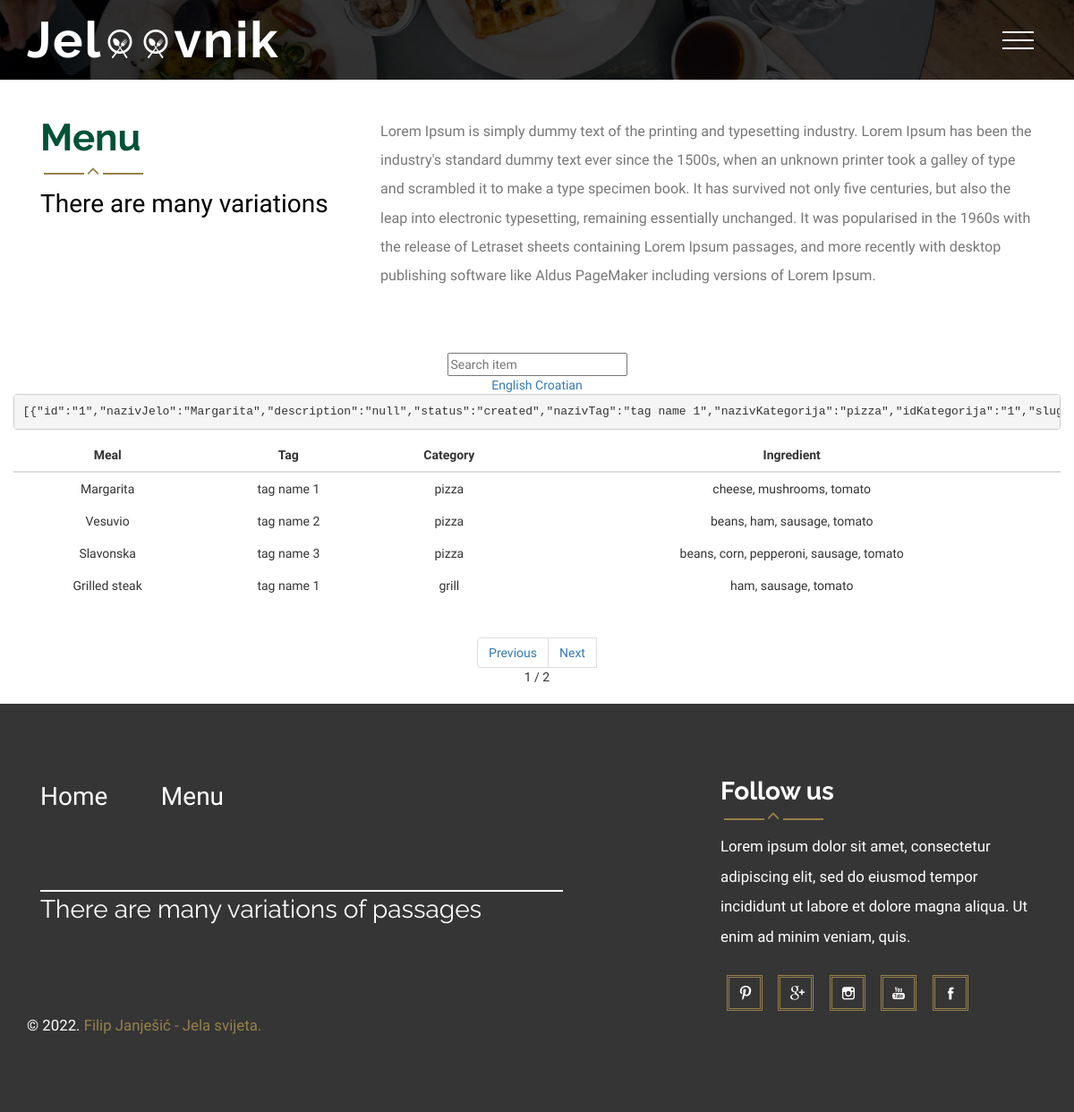
Page /menu.php on the committed database.
### tables this page shows
create table jelo(

	sifra int not null primary key auto_increment,
	nazivJelo varchar (50) not null,
	NazivJelo_en varchar(50) not null,
	opis varchar(50),
	cijena int,
	tag int not null,
	status varchar(15) not null default 'created',
	vrijeme_kreiranja int not null,
	kategorija int null

);

create table tag(

	sifra int not null primary key auto_increment,
	nazivTag varchar(50) not null,
	nazivTag_en varchar(50) not null,
	slug varchar(50) not null

);

create table kategorija(

	sifra int not null primary key auto_increment,
	nazivKategorija varchar(50) not null,
	nazivKategorija_en varchar(50) not null,
	slug varchar(50) not null

);

### lang/en.php (called while the page is built)
<?php
$lang=array(
	'hello' => 'Hello',
	'home' => 'Home',
	'menu' => 'Menu',
	'contact' => 'Contact',
	'hello1' => 'Hello And Welcome To Jela Svijeta',
	'about' => 'About',
	'variation' => 'There are many variations',
	'food' => 'Food',
	'follow' => 'Follow us',
	'variation1' => 'There are many variations of passages',
	'design' => 'Design by',
	'previous' => 'Previous',
	'next' => 'Next',
	'term' => 'Search item',
	'meal' => 'Meal',
	'tag' => 'Tag',
	'category' => 'Category',
	'ingredient' => 'Ingredient'
);
?>

### menu.php (the view, shortened to what this page needs)
<?php include_once 'konfiguracija.php';
$per_page = isset($_GET["per_page"]) ? $_GET["per_page"] : 4;
$page = isset($_GET["page"]) ? $_GET["page"] : 1;
$diff_time = isset($_GET["diff_time"]) ? $_GET["diff_time"] : 1525080845;
?>
<!DOCTYPE html>
<html>
<head>
  <?php include_once 'include/head.php'; ?>
</head>
<body>
  <?php include_once 'include/menu-menu.php'; ?>
  <?php include_once 'include/content-menu.php'; ?>
  <section class="head index-part-1">
    <div class="wow">
      <div class="container">
        <div class="row">
         <div class="font-1 helmet text-center">
           <form method="get">
            <input type="text" name="with"
            placeholder="<?php echo $lang['term'];?>"
            value="<?php echo isset($_GET["with"]) ? $_GET["with"] : "" ?>" />
          </form>
          <ul>
           <a href="?lang=en">English</a>
           <a href="?lang=hr">Croatian</a>
         </ul>
         <?php
         $with = "%" . (isset($_GET["with"]) ? $_GET["with"] : "") . "%";
         switch($_SESSION['lang']){
          case "en":
          $izraz1 = $veza->prepare("
            select
            count(DISTINCT a.sifra)
            from jelo a
            inner join tag b on a.tag=b.sifra
            inner join kategorija c on a.kategorija=c.sifra
            inner join jelo_sastojak d on a.sifra=d.jelo
            inner join sastojak e on d.sastojak=e.sifra
            where concat(a.nazivJelo_en,b.nazivTag_en,c.nazivKategorija_en,e.nazivSastojak_en) like :with");
          $izraz1->execute(array("with"=>$with));
          $ukupnoRedova = $izraz1->fetchColumn();
          $ukupnoStranica = ceil($ukupnoRedova/$per_page);
          break;
        }
        ?>
        <div class="table-responsive">
          <table class="table">
            <thead>
              <tr>
                <th><?php echo $lang['meal'];?></th>
                <th><?php echo $lang['tag'];?></th>
                <th><?php echo $lang['category'];?></th>
                <th><?php echo $lang['ingredient'];?></th>
              </tr>
            </thead>
            <tbody>
              <?php
              switch($_SESSION['lang']){
                case "en":
                $izraz1 = $veza->prepare("
                  select
                    a.sifra as id,
                    a.nazivJelo_en as nazivJelo,
                    a.opis as description,
                    a.status,
                    b.nazivTag_en as nazivTag,
                    c.nazivKategorija_en as nazivKategorija,
                    c.sifra as idKategorija,
                    c.slug,
                    GROUP_CONCAT(DISTINCT e.nazivSastojak_en SEPARATOR ', ') as nazivSastojak,
                    e.sifra,
                    e.slug
                  from jelo a
                  inner join tag b on a.tag=b.sifra
                  inner join kategorija c on a.kategorija=c.sifra
                  inner join jelo_sastojak d on a.sifra=d.jelo
                  inner join sastojak e on d.sastojak=e.sifra
                  where concat(a.nazivJelo_en,b.nazivTag_en,c.nazivKategorija_en,e.nazivSastojak_en) like :with
                  AND a.vrijeme_kreiranja >'" . $diff_time . "'
                  group by a.sifra, a.nazivJelo_en order by 1 limit :page, :per_page
                  ");
                $izraz1->bindValue("page", $page * $per_page -  $per_page , PDO::PARAM_INT);
                $izraz1->bindValue("per_page", $per_page, PDO::PARAM_INT);
                $izraz1->bindParam("with", $with);
                $izraz1->execute();
                $rezultati = $izraz1->fetchAll(PDO::FETCH_OBJ);
                $json = json_encode($rezultati);
                echo '<pre>';
                print_r($json);
                echo '</pre>';
                break;
              }
              ?>
              <?php
              foreach ($rezultati as $red):
               ?>
               <tr>
                <td><?php echo $red->nazivJelo; ?></td>
                <td><?php echo $red->nazivTag; ?></td>
                <td><?php echo $red->nazivKategorija; ?></td>
                <td><?php echo $red->nazivSastojak; ?></td>
              </tr>
            <?php endforeach; ?>
          </tbody>
        </table>
        <?php
        if($ukupnoRedova>$per_page){
          include 'paginacija.php';
        }
        ?>
      </div>
    </div>
  </div>
</div>
</div>
</section>
<?php include_once 'include/footer.php'; ?>
</body>
</html>

### include/head.php (shortened to what this page needs)
<link href="css/bootstrap.css" rel="stylesheet" type="text/css" media="all" />
<link href="css/style.css" rel="stylesheet" type="text/css" media="all" />
<link href="css/styles.css" rel="stylesheet">
	<link rel="stylesheet" type="text/css" href="css/component.css" />
<link href="css/animate.min.css" rel="stylesheet">

### include/menu-menu.php (shortened to what this page needs)
<div class="header head">
	<div class="container">
		<div class="logo animated wow pulse" data-wow-duration="1000ms" data-wow-delay="500ms">
			<h1><a href="index.php"><span>Jel</span><img src="images/oo.png" alt=""><img src="images/oo.png" alt="">vnik</a></h1>
		</div>
		<div class="nav-icon">
			<a href="#" class="navicon"></a>
		</div>
	<div class="clearfix"></div>
	</div></div>

### include/content-menu.php
<div class="menu">
	<div class="container">
		<div class="menu-top">
			<div class="col-md-4 menu-left animated wow fadeInLeft" data-wow-duration="1000ms" data-wow-delay="500ms">
				<h3><?php echo $lang['menu'];?></h3>
				<label><i class="glyphicon glyphicon-menu-up"></i></label>
				<span><?php echo $lang['variation'];?></span>
			</div>
			<div class="col-md-8 menu-right animated wow fadeInRight" data-wow-duration="1000ms" data-wow-delay="500ms">
				<p>Lorem Ipsum is simply dummy text of the printing and typesetting industry. Lorem Ipsum has been the industry's standard dummy text ever since the 1500s, when an unknown printer took a galley of type and scrambled it to make a type specimen book. It has survived not only five centuries, but also the leap into electronic typesetting, remaining essentially unchanged. It was popularised in the 1960s with the release of Letraset sheets containing Lorem Ipsum passages, and more recently with desktop publishing software like Aldus PageMaker including versions of Lorem Ipsum.</p>
			</div>
			<div class="clearfix"> </div>
		</div>
	</div>
</div>

### paginacija.php (shortened to what this page needs)
<ul class="pagination text-center">
  <li class="pagination-previous"><a href="?per_page=<?php echo $per_page;?>&page=<?php echo $page - 1; ?>&with=<?php echo isset($_GET["with"]) ? $_GET["with"] : "" ?>&diff_time=<?php echo $diff_time;?>"><?php echo $lang['previous'];?></a></li>
  <li class="pagination-next"><a href="?per_page=<?php echo $per_page;?>&page=<?php echo $page + 1; ?>&with=<?php echo isset($_GET["with"]) ? $_GET["with"] : "" ?>&diff_time=<?php echo $diff_time;?>"><?php echo $lang['next'];?></a></li><br>
     <li><?php echo $page ?> / <?php echo $ukupnoStranica; ?></li>
</ul>

### include/footer.php
<div class="footer">
		<div class="container">
			<div class="footer-head">
				<div class="col-md-8 footer-top animated wow fadeInRight" data-wow-duration="1000ms" data-wow-delay="500ms">
					<ul class=" in">
						<li><a href="index.php"><?php echo $lang['home'];?></a></li>
						<li><a  href="menu.php"><?php echo $lang['menu'];?></a></li>
					</ul>
						<span><?php echo $lang['variation1'];?></span>
				</div>
				<div class="col-md-4 footer-bottom  animated wow fadeInLeft" data-wow-duration="1000ms" data-wow-delay="500ms">
					<h2><?php echo $lang['follow'];?></h2>
					<label><i class="glyphicon glyphicon-menu-up"></i></label>
					<p>Lorem ipsum dolor sit amet, consectetur adipiscing elit, sed do eiusmod tempor incididunt ut labore et dolore magna aliqua. Ut enim ad minim veniam, quis.</p>
					<ul class="social-ic">
						<li><a href="#"><i></i></a></li>
						<li><a href="#"><i class="ic"></i></a></li>
						<li><a href="#"><i class="ic1"></i></a></li>
						<li><a href="#"><i class="ic2"></i></a></li>
						<li><a href="#"><i class="ic3"></i></a></li>
					</ul>
				</div>
			<div class="clearfix"> </div>
			</div>
			<p class="footer-class animated wow bounce" data-wow-duration="1000ms" data-wow-delay="500ms">&copy; 2022. <a href="https://github.com/Filip-Janjesic/Factory-Jela_Svijeta"> Filip Janješić - Jela svijeta. </a>  </p>
		</div>
	</div>

### css/style.css (style rules this page uses)
body { background:#fff; font-family: 'Open Sans Condensed', sans-serif; }
body a { transition: 0.5s all; -webkit-transition: 0.5s all; -o-transition: 0.5s all; -moz-transition: 0.5s all; -ms-transition: 0.5s all; }
ul { padding: 0; margin: 0; }
h1,h2,h3,h4,h5,h6,label,p { margin:0; }
.logo { float:left; }
.logo h1 { font-family: 'Raleway', sans-serif; font-size: 4em; font-weight: 700; letter-spacing: 2px; }
.logo a { color: #fff; text-decoration:none; }
.logo a img { margin: 0px 4px; }
.nav-icon { float: right; margin-top: 1.5em; }
.header { background:url(../images/2.jpg) no-repeat left; width:100%; background-size:cover; min-height:750px; display:block; padding-top: 1em; }
.head { min-height:89px; }
.footer { background-color: #353535; padding: 6em 0; }
ul.in li { display:inline-block; }
ul.in li a { color: #FFFFFF; font-size: 2em; text-decoration: none; padding: 0 2em 0 0; display: block; }
.footer-top span { font-size: 2em; color: #fff; font-family: 'Raleway', sans-serif; border-top: 2px solid #fff; width: 80%; display: block; margin: 3em 0; }
p.footer-class { font-size: 1.2em; color: #fff; }
p.footer-class a { text-decoration:none; color:#97824B; }
.footer-bottom h2 { font-size: 2em; color: #fff; font-family: 'Raleway', sans-serif; font-weight: 700; line-height: 1em; }
.footer-bottom p { font-size:1.2em; color:#fff; margin-bottom: 1.5em; line-height:2em; }
.footer-bottom label { display: block; margin: 0.4em 0; }
.footer-bottom label:before, .footer-bottom label:after { width: 45px; height: 2px; display: inline-block; vertical-align: middle; content: ""; margin: 0 1%; background-color: #97824b; }
.footer-bottom i { font-size: 1em; color: #97824b; }
.social-ic li { display:inline-block; }
.social-ic li a i { width: 40px; height: 40px; display: block; background: url(../images/img-sprite.png)no-repeat 0px 2px; margin: 0 0.5em; transition: 0.5s all; -webkit-transition: 0.5s all; -o-transition: 0.5s all; -moz-transition: 0.5s all; -ms-transition: 0.5s all; border:3px double #97824b; }
.social-ic li a i.ic { background: url(../images/img-sprite.png)no-repeat -75px 2px; }
.social-ic li a i.ic1 { background: url(../images/img-sprite.png)no-repeat -145px 2px; }
.social-ic li a i.ic2 { background: url(../images/img-sprite.png)no-repeat -229px 2px; }
.social-ic li a i.ic3 { background: url(../images/img-sprite.png)no-repeat -305px 2px; }
.menu-top { padding: 0em 0 2em; }
.menu-left h3 { font-size:3em; color: #005238; font-family: 'Raleway', sans-serif; font-weight:700; }
.menu-left span { font-size:2em; color:#000; }
.menu-right p { font-size:1.15em; color:#777; line-height: 2em; }
.menu-left label { display: block; margin: 0.4em 0; }
.menu-left label:before,.menu-left label:after { width: 45px; height: 2px; display: inline-block; vertical-align: middle; content: ""; margin: 0 1%; background-color: #97824b; }
.menu-left i { font-size:1em; color:#97824b; }
.menu { padding: 3em 0; }
.table > thead > tr > th, .table > tbody > tr > th, .table > tfoot > tr > th, .table > thead > tr > td, .table > tbody > tr > td, .table > tfoot > tr > td { padding: 8px; line-height: 1.42857143; vertical-align: top; border-top: none; }

### css/styles.css (style rules this page uses)
body { background:#fff; font-family: 'Open Sans Condensed', sans-serif; }
.navicon { background: transparent; position: relative; height: 30px; display: inline-block; z-index: 99; -webkit-transition: linear 0.5s all; transition: linear 0.5s all; width:50px; }
.navicon:before, .navicon:after { background: #fff; -webkit-backface-visibility: hidden; backface-visibility: hidden; content: ""; height: 2px; left: 0; -webkit-transition: 0.8s ease; transition: 0.8s ease; width: 35px; }
.navicon:before { box-shadow: #fff 0 9px 0 0; position: absolute; top: 0; }
.navicon:after { position: absolute; top: 18px; }

### menu.php (style rules this page uses)
body > section > div > div > div > div > div > table > thead > tr > th:nth-child(1), body > section > div > div > div > div > div > table > thead > tr > th:nth-child(2), body > section > div > div > div > div > div > table > thead > tr > th:nth-child(3), body > section > div > div > div > div > div > table > thead > tr > th:nth-child(4), body > section > div > div > div > div > div > table > thead > tr > th:nth-child(5) { text-align: center; }

### rows in the picture
jelo: NazivJelo_en "Margarita", tag.nazivTag_en "tag name 1", kategorija.nazivKategorija_en "pizza", nazivSastojak "cheese, mushrooms, tomato"
jelo: NazivJelo_en "Vesuvio", tag.nazivTag_en "tag name 2", kategorija.nazivKategorija_en "pizza", nazivSastojak "beans, ham, sausage, tomato"
jelo: NazivJelo_en "Slavonska", tag.nazivTag_en "tag name 3", kategorija.nazivKategorija_en "pizza", nazivSastojak "beans, corn, pepperoni, sausage, tomato"
jelo: NazivJelo_en "Grilled steak", tag.nazivTag_en "tag name 1", kategorija.nazivKategorija_en "grill", nazivSastojak "ham, sausage, tomato"

### other values in the picture
$lang['menu'] "Menu"
$lang['variation'] "There are many variations"
$lang['meal'] "Meal"
$lang['tag'] "Tag"
$lang['category'] "Category"
$lang['ingredient'] "Ingredient"
$lang['previous'] "Previous"
$lang['next'] "Next"
$page "1"
$ukupnoStranica "2"
$lang['home'] "Home"
$lang['variation1'] "There are many variations of passages"
$lang['follow'] "Follow us"
